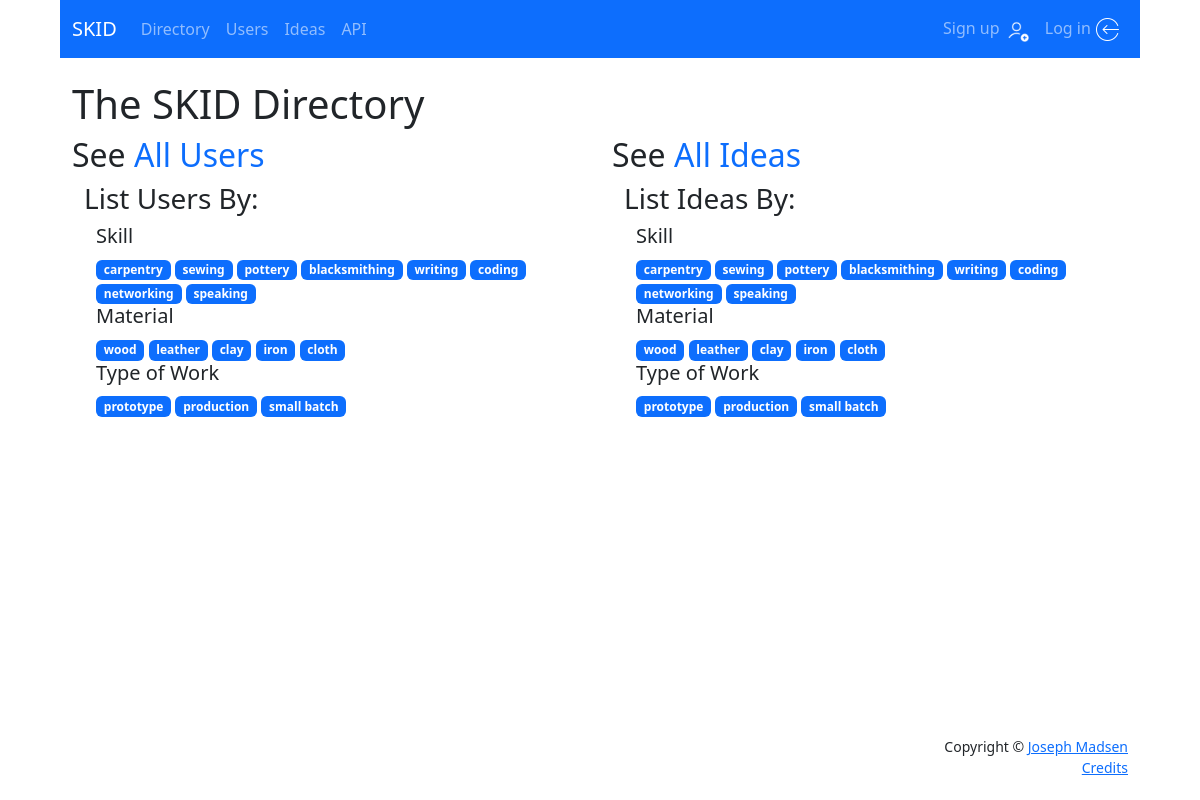
Screenshot of /directory/ with the database file from the repository.
### users/models.py (models this page shows, shortened)
class Skill(models.Model):
    skill = models.CharField(max_length=100, unique=True)
    def __str__(self):
        return self.skill

class Material(models.Model):
    material = models.CharField(max_length=100, unique=True)
    def __str__(self):
        return self.material

class WorkType(models.Model):
    work_type = models.CharField(max_length=100, unique=True)
    def __str__(self):
        return self.work_type

### directory/views.py (the view)
# urls.py: path('', views.directory, name='directory'),
def directory(request):
    try:
        skills = Skill.objects.all()
        materials = Material.objects.all()
        worktype = WorkType.objects.all()
        context = {
            'skills': skills,
            'materials': materials,
            'worktype': worktype,
        }
        return render(request, 'directory/directory.html', context)
    except Exception as err:
        print("ERROR: ", str(err))
        context = {'error': str(err)}
        return render(request, 'error_page.html', context, content_type='text/html')

### directory/templates/directory/directory.html (shortened to what this page needs)
{% extends 'base.html' %}
{% block content %}
    <div class="container">
        <h1>The SKID Directory</h1>
        <div class="row justify-content-evenly">
            <div class="col-6">
                <div>
                    <h2>
                        See <a href="{% url 'directory:users' %}" style="text-decoration: none;">All Users</a>
                    </h2>
                </div>
                <div class="container">
                    <h3>List Users By:</h3>
                        <div class="container">
                            <h5>Skill</h5>
                                {% for skill in skills %}
                                    <a href="{% url 'directory:user_skill' skill.id %}"
                                        class="badge bg-primary" style="text-decoration: none;">
                                        {{ skill }}
                                    </a>
                                {% endfor %}
                            <h5>Material</h5>
                                {% for material in materials %}
                                    <a href="{% url 'directory:user_material' material.id %}"
                                        class="badge bg-primary" style="text-decoration: none;">
                                        {{ material }}
                                    </a>
                                {% endfor %}
                            <h5>Type of Work</h5>
                                {% for type in worktype %}
                                    <a href="{% url 'directory:user_work_type' type.id %}"
                                        class="badge bg-primary" style="text-decoration: none;">
                                        {{ type }}
                                    </a>
                                {% endfor %}
                        </div>
                </div>
            </div>
            <div class="col-6">
                <div>
                    <h2>
                        See <a href="{% url 'directory:ideas' %}" style="text-decoration: none;">All Ideas</a>
                    </h2>
                </div>
                <div class="container">
                    <h3>List Ideas By:</h3>
                        <div class="container">
                            <h5>Skill</h5>
                                {% for skill in skills %}
                                    <a href="{% url 'directory:user_skill' skill.id %}"
                                        class="badge bg-primary" style="text-decoration: none;">
                                        {{ skill }}
                                    </a>
                                {% endfor %}
                            <h5>Material</h5>
                                {% for material in materials %}
                                    <a href="{% url 'directory:user_material' material.id %}"
                                        class="badge bg-primary" style="text-decoration: none;">
                                        {{ material }}
                                    </a>
                                {% endfor %}
                            <h5>Type of Work</h5>
                                {% for type in worktype %}
                                    <a href="{% url 'directory:user_work_type' type.id %}"
                                        class="badge bg-primary" style="text-decoration: none;">
                                        {{ type }}
                                    </a>
                                {% endfor %}
                        </div>
                </div>
            </div>
        </div>
    </div>
{% endblock content %}

### users/static/css/styles.css (style rules this page uses)
body { max-width: 1080px; margin: auto; }

### rows the page displays
Skill: skill "carpentry"
Skill: skill "sewing"
Skill: skill "pottery"
Skill: skill "blacksmithing"
Skill: skill "writing"
Skill: skill "coding"
Skill: skill "networking"
Skill: skill "speaking"
Material: material "wood"
Material: material "leather"
Material: material "clay"
Material: material "iron"
Material: material "cloth"
WorkType: work_type "prototype"
WorkType: work_type "production"
WorkType: work_type "small batch"
